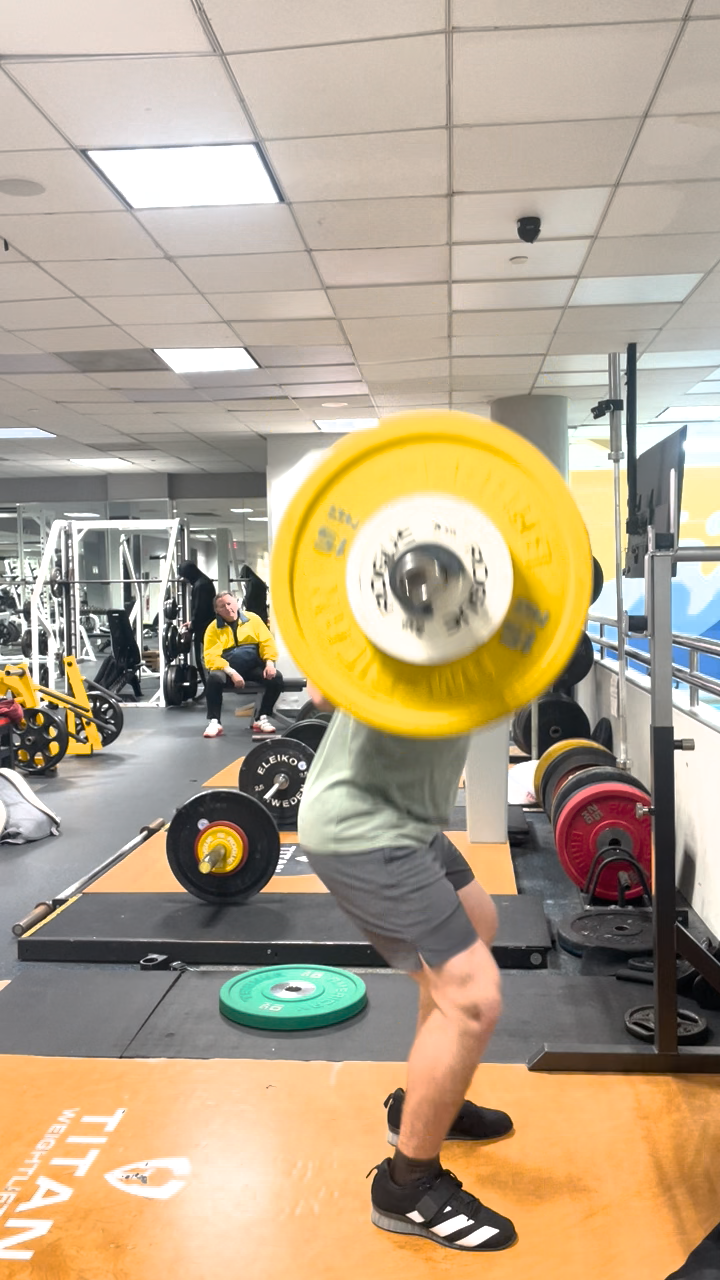
#> input picture frame 13 of backend/src/main/python/uploads/Emre 100.5KG.MP4, 720 x 1280 px, given in place of DLTest.MP4, which was not available
$ python X_Process_Analysis.py
#> lines starting #> are read from the running program, lines starting #| are printed output that depends on the picture
import cv2
import numpy as np

# Calibration
fps = 30
athlete_height_ft = 5.58
athlete_height_px = 400.0
pixels_per_foot = athlete_height_px / athlete_height_ft

# Tracking vars
prev_gray = None
speed_readings = []
max_speed = 0.0
min_speed_threshold = 0.3  # Ignore background twitching

# Video path
video_path = r"C:\Users\eguve\OneDrive\Desktop\VisionFit\backend\src\main\python\DLTest.MP4"
cap = cv2.VideoCapture(video_path)

fps = cap.get(cv2.CAP_PROP_FPS)

if not cap.isOpened():
    print("Error: Cannot open video file.")
    exit()

while True:
    ret, frame = cap.read()
#> frame is the input picture: shape (1280, 720, 3); mean B, G, R 137.4, 163.4, 180.2
    if not ret:
        break

    gray = cv2.cvtColor(frame, cv2.COLOR_BGR2GRAY)
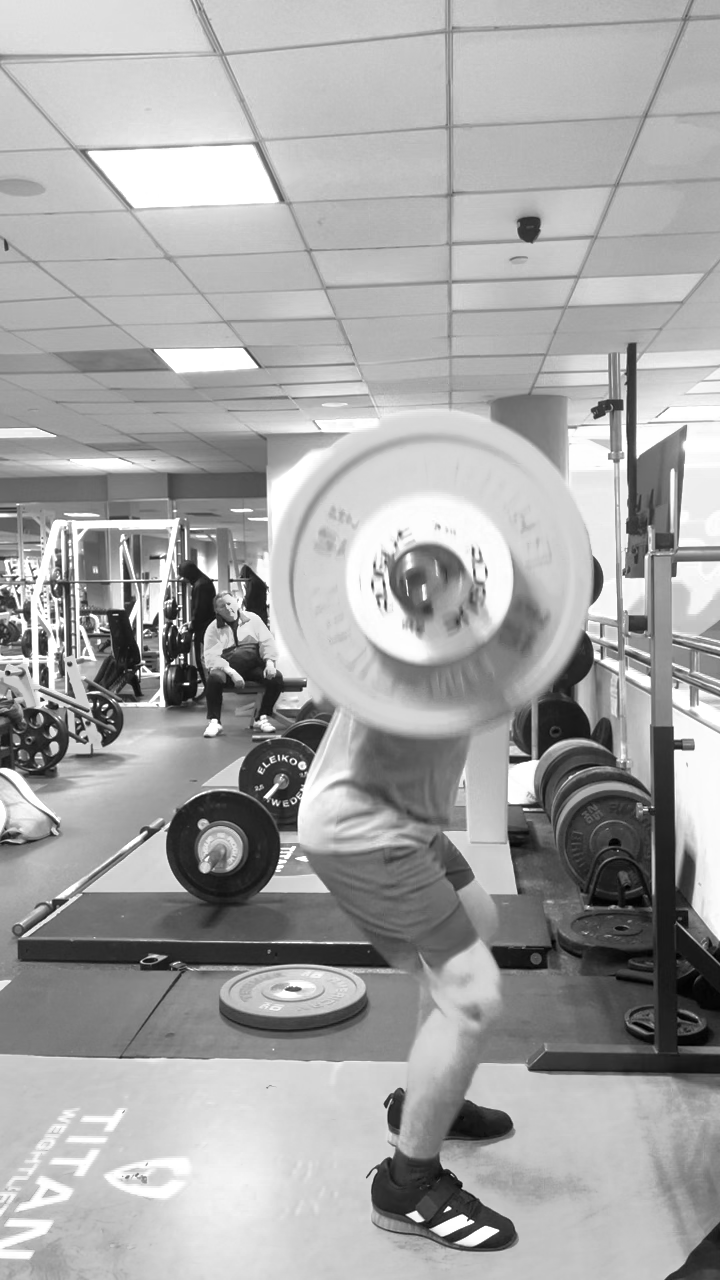
#> gray: shape (1280, 720); min 0, max 255, mean 165.5
    blurred = cv2.GaussianBlur(gray, (5, 5), 0)

    if prev_gray is not None:
        diff = cv2.absdiff(blurred, prev_gray)
        _, thresh = cv2.threshold(diff, 25, 255, cv2.THRESH_BINARY)

        # Count motion pixels
        motion_pixels = np.sum(thresh) / 255
        avg_pixel_motion = motion_pixels / (frame.shape[0] * frame.shape[1])

        motion_pixels_per_frame = avg_pixel_motion * frame.shape[1]
        motion_feet_per_second = (motion_pixels_per_frame * fps) / pixels_per_foot
        motion_mph = motion_feet_per_second * 0.681818

        # Track max and add to list if it's above threshold
        if motion_mph > min_speed_threshold:
            speed_readings.append(motion_mph)
            max_speed = max(max_speed, motion_mph)

        # Display current speed
        cv2.putText(frame, f"Speed: {motion_mph:.2f} MPH", (30, 30),
                    cv2.FONT_HERSHEY_SIMPLEX, 0.7, (0, 0, 255), 2)

        # Display max/avg speed
        if speed_readings:
            avg_speed = sum(speed_readings) / len(speed_readings)
            cv2.putText(frame, f"Max: {max_speed:.2f} MPH", (30, 60),
                        cv2.FONT_HERSHEY_SIMPLEX, 0.7, (0, 255, 0), 2)
            cv2.putText(frame, f"Avg: {avg_speed:.2f} MPH", (30, 90),
                        cv2.FONT_HERSHEY_SIMPLEX, 0.7, (255, 255, 0), 2)

        cv2.imshow("Motion Mask", thresh)

    cv2.imshow("Speed Tracker", frame)
    prev_gray = blurred.copy()

    if cv2.waitKey(30) & 0xFF == ord('q'):
#> (key q is pressed here)
        break

cap.release()
cv2.destroyAllWindows()

# Print at the end
if speed_readings:
    print(f"\n=== LIFT SUMMARY ===")
    print(f"Max speed: {max_speed:.2f} MPH")
    print(f"Avg speed (above {min_speed_threshold} MPH): {sum(speed_readings)/len(speed_readings):.2f} MPH")
    print(f"FPS: {fps:.2f}")
else:
    print("No significant motion detected.")

$ run again, starting later in the video
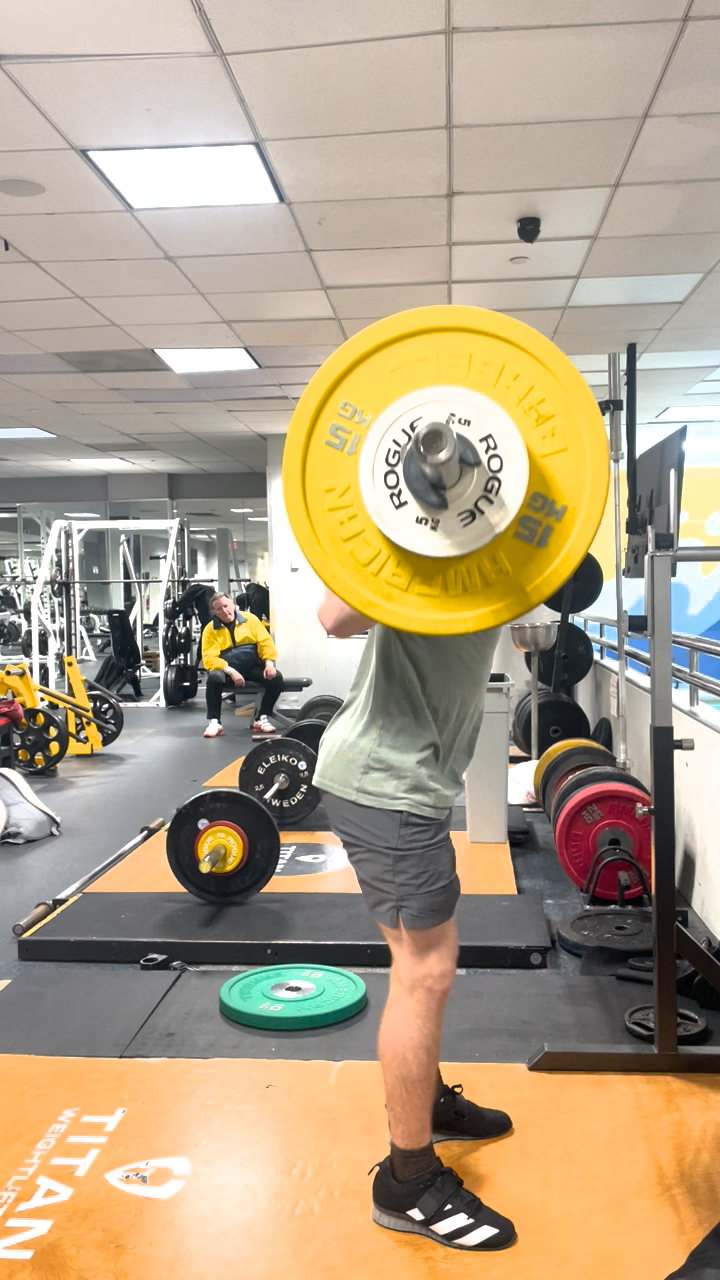
#> input picture frame 62 of backend/src/main/python/uploads/Emre 100.5KG.MP4, 720 x 1280 px, given in place of DLTest.MP4, which was not available
#> frame is the input picture: shape (1280, 720, 3); mean B, G, R 135.6, 161.2, 177.6
#> `gray = cv2.cvtColor(frame, cv2.COLOR_BGR2GRAY)`:
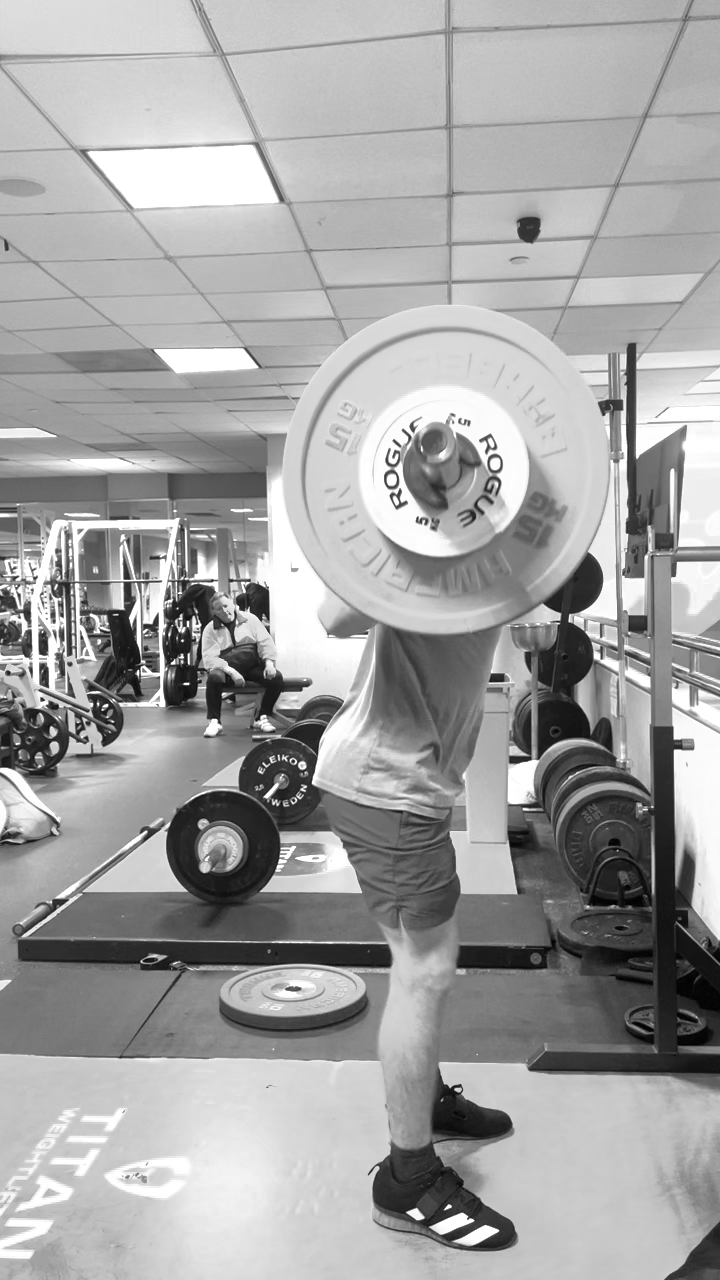
#> gray: shape (1280, 720); min 0, max 255, mean 163.2

$ run again, starting later in the video
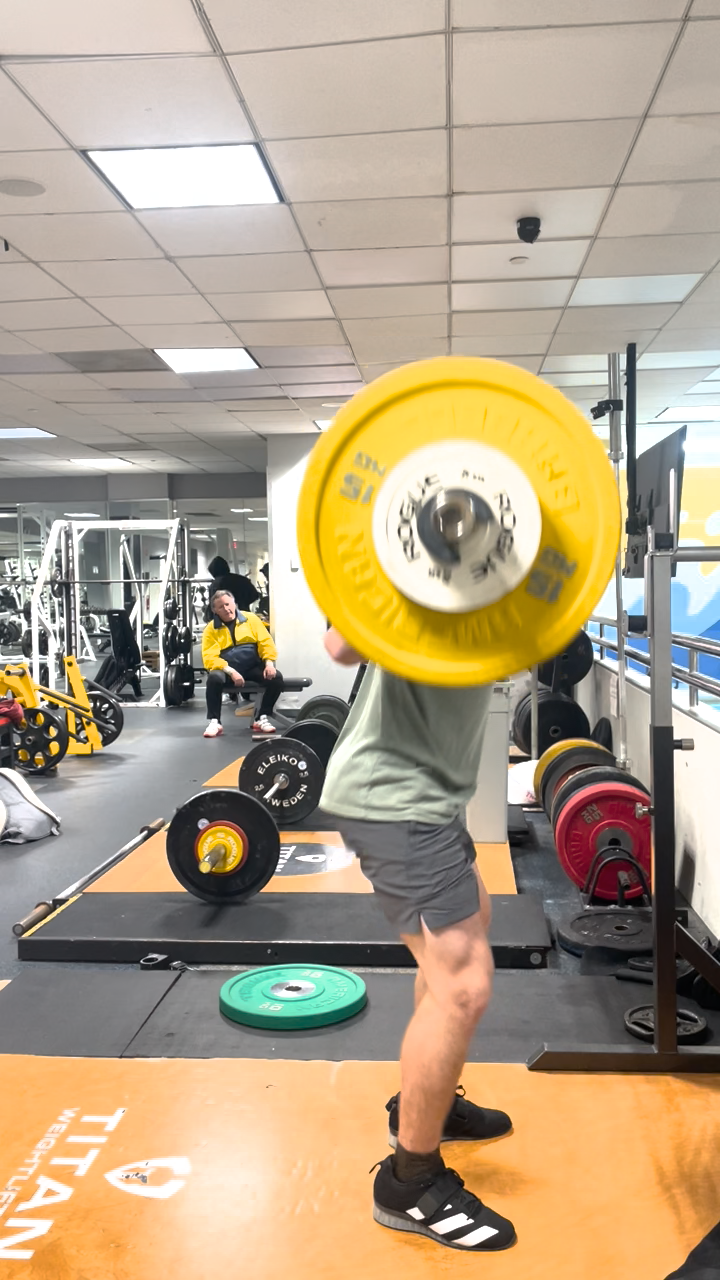
#> input picture frame 110 of backend/src/main/python/uploads/Emre 100.5KG.MP4, 720 x 1280 px, given in place of DLTest.MP4, which was not available
#> frame is the input picture: shape (1280, 720, 3); mean B, G, R 135.5, 161.4, 178.3
#> `gray = cv2.cvtColor(frame, cv2.COLOR_BGR2GRAY)`:
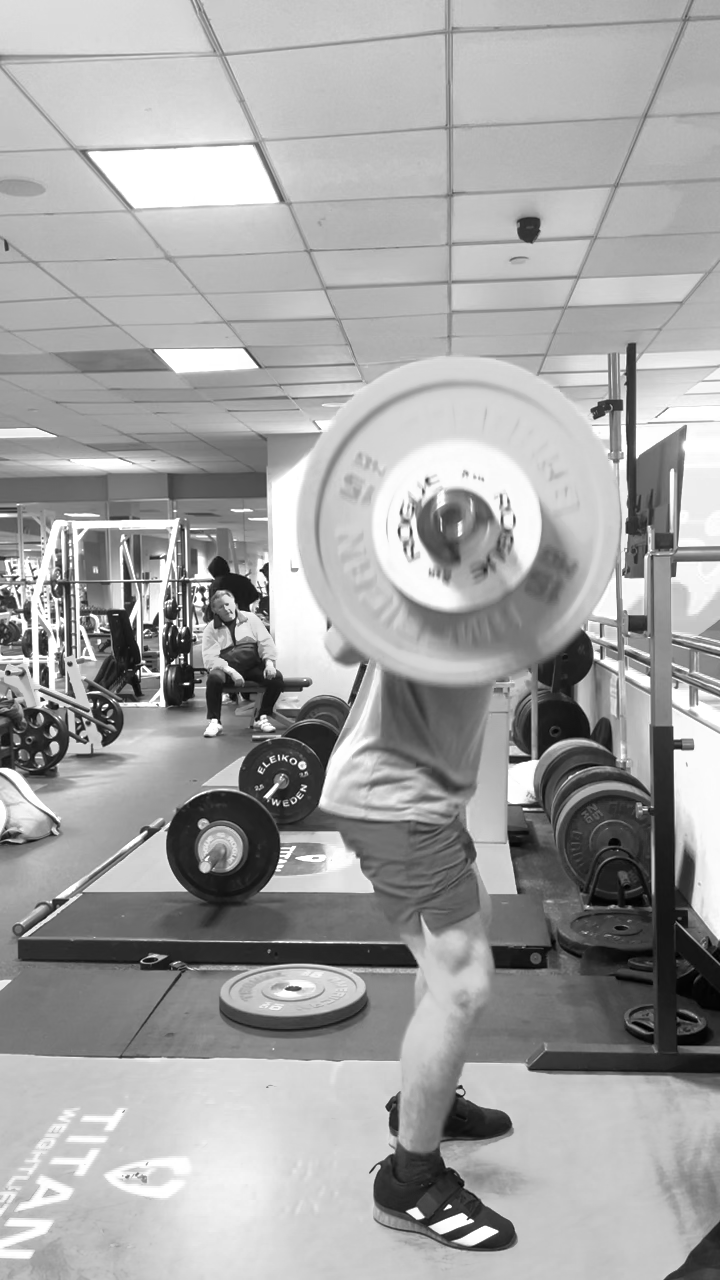
#> gray: shape (1280, 720); min 0, max 255, mean 163.5
